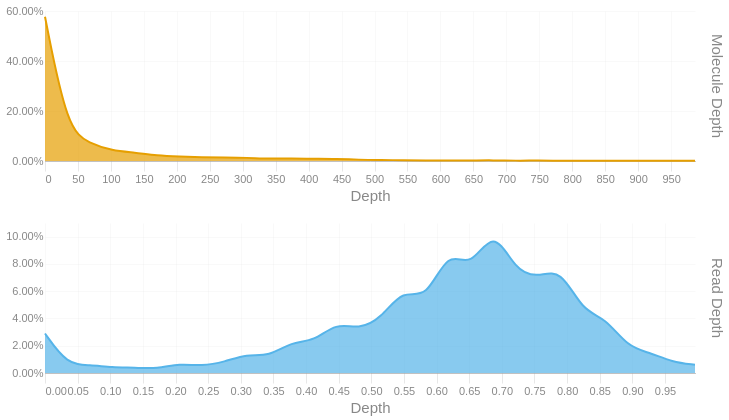

The code cell stored with this chart in its notebook:
### Code cell
readdep = depth_hist(tb['Read Depth'], q99, 3)
readdep = readdep.with_columns(pl.lit('Read Depth').alias('Metric'))
if not SKIPLR:
    moldep = depth_hist(tb['Molecule Depth'], mol_q99, 1)
    moldep = moldep.with_columns(pl.lit('Molecule Depth').alias('Metric'))
    _hist = pl.concat([readdep, moldep])
    _hist = _hist.filter(pl.col('Proportion') != 0)
    with SafeRender(_hist):
        (
            alt.Chart(_hist)        
            .mark_area(interpolate = "basis")
            .encode(
                x=alt.X('Bin:Q').scale(domainMin=0).axis(alt.Axis(title='Depth')),
                y = alt.Y('Proportion:Q', title = None).axis(format = '.2%'),
                color = alt.Color('Metric:N').legend(None),
                row = alt.Row("Metric:N").header(title = None, labelOrient = 'right'),
                tooltip = [
                    alt.Tooltip("Metric:N", title = "Metric"),
                    alt.Tooltip('Interval:N', title = "Depth Interval"),
                    alt.Tooltip('Proportion:Q', title = "% Alignments").format('.2%')
                ]
            )
            .resolve_scale(x='independent', y='independent')
            .properties(
                height = 150, width = 650,
                usermeta={'embedOptions': {'downloadFileName': f'{samplename}.depth.hist'}}
            )
        ).display()
else:
    readdep = readdep.filter(pl.col('Proportion') != 0)
    with SafeRender(readdep):
        (
            alt.Chart(readdep)        
            .mark_area(interpolate = "basis")
            .encode(
                x=alt.X('Bin:Q').scale(domainMin=0).axis(alt.Axis(title='Depth')),
                y = alt.Y('Proportion:Q', title = None).axis(format = '.2%'),
                tooltip = [
                    alt.Tooltip('Interval:N', title = "Depth Interval"),
                    alt.Tooltip('Proportion:Q', title = "% Alignments").format('.2%')
                ]
            )
            .properties(
                usermeta={'embedOptions': {'downloadFileName': f'{samplename}.depth.hist'}}
            )
        ).display()

### Figure 1 — Vega-Lite specification as saved in the notebook (floating-point values rounded to 4 significant figures)
{"width": 650, "height": 150, "config": {"title": {"anchor": "start", "dy": -15, "fontSize": 18, "color": "#888888", "subtitleColor": "#888888", "subtitleFontSize": 14}, "arc": {"fill": "#0072B2"}, "axis": {"domainColor": "#888888", "domainWidth": 0.5, "gridWidth": 0.2, "grid": false, "titleFontWeight": 400, "titleFontSize": 15, "labelFontSize": 11, "labelColor": "#888888", "tickColor": "#888888", "tickWidth": 0.2, "titleColor": "#888888"}, "axisBand": {"grid": false}, "axisX": {"grid": true, "tickSize": 10, "domainCap": "round"}, "axisY": {"domain": false, "grid": true, "tickSize": 0, "domainCap": "round"}, "background": "transparent", "header": {"labelFontSize": 15, "labelColor": "#888888", "titleFontSize": 15, "titleFontWeight": 600, "titleColor": "#888888"}, "legend": {"labelFont": "sans-serif", "labelFontSize": 12, "labelColor": "#888888", "symbolSize": 100, "symbolType": "circle", "titleFontSize": 12, "titlePadding": 10, "titleColor": "#888888", "title": null}, "range": {"category": ["#E69F00", "#56B4E9", "#009E73", "#F0E442", "#0072B2", "#D55E00", "#CC79A7", "#000000"], "diverging": ["#cfe8f3", "#a2d4ec", "#73bfe2", "#46abdb", "#1696d2", "#12719e"]}, "area": {"fill": "#0072B2", "fillOpacity": 0.7, "line": true, "strokeOpacity": 0.7}, "line": {"color": "#0072B2", "stroke": "#0072B2", "strokeWidth": 2}, "trail": {"color": "#0072B2", "stroke": "#0072B2", "strokeWidth": 0, "size": 1}, "point": {"filled": true, "fillOpacity": 1.0, "size": 95}, "text": {"color": "#888888", "fontSize": 11, "align": "right", "fontWeight": 400, "size": 11}, "bar": {"fill": "#0072B2", "stroke": null}, "view": {"stroke": null, "continuousWidth": 660, "continuousHeight": 400}}, "data": {"name": "data-558e462f976d7dc2d3737f8139a737a3"}, "mark": {"type": "area", "interpolate": "basis"}, "encoding": {"color": {"field": "Metric", "legend": null, "type": "nominal"}, "row": {"field": "Metric", "header": {"title": null, "labelOrient": "right"}, "type": "nominal"}, "tooltip": [{"field": "Metric", "title": "Metric", "type": "nominal"}, {"field": "Interval", "title": "Depth Interval", "type": "nominal"}, {"field": "Proportion", "format": ".2%", "title": "% Alignments", "type": "quantitative"}], "x": {"axis": {"title": "Depth"}, "field": "Bin", "scale": {"domainMin": 0}, "type": "quantitative"}, "y": {"axis": {"format": ".2%"}, "field": "Proportion", "title": null, "type": "quantitative"}}, "resolve": {"scale": {"x": "independent", "y": "independent"}}, "usermeta": {"embedOptions": {"downloadFileName": "S6_Altamaha_3967.depth.hist"}}, "$schema": "https://vega.github.io/schema/vega-lite/v6.1.0.json", "datasets": {"data-558e462f976d7dc2d3737f8139a737a3": [{"Bin": 0.0, "Interval": "0.0-0.034", "Proportion": 0.029, "Metric": "Read Depth"}, {"Bin": 0.034, "Interval": "0.034-0.069", "Proportion": 0.006, "Metric": "Read Depth"}, {"Bin": 0.069, "Interval": "0.069-0.103", "Proportion": 0.006, "Metric": "Read Depth"}, {"Bin": 0.103, "Interval": "0.103-0.137", "Proportion": 0.004, "Metric": "Read Depth"}, {"Bin": 0.137, "Interval": "0.137-0.172", "Proportion": 0.004, "Metric": "Read Depth"}, {"Bin": 0.172, "Interval": "0.172-0.206", "Proportion": 0.003, "Metric": "Read Depth"}, {"Bin": 0.206, "Interval": "0.206-0.24", "Proportion": 0.007, "Metric": "Read Depth"}, {"Bin": 0.24, "Interval": "0.24-0.275", "Proportion": 0.005, "Metric": "Read Depth"}, {"Bin": 0.275, "Interval": "0.275-0.309", "Proportion": 0.008, "Metric": "Read Depth"}, {"Bin": 0.309, "Interval": "0.309-0.343", "Proportion": 0.014, "Metric": "Read Depth"}, {"Bin": 0.343, "Interval": "0.343-0.378", "Proportion": 0.012, "Metric": "Read Depth"}, {"Bin": 0.378, "Interval": "0.378-0.412", "Proportion": 0.023, "Metric": "Read Depth"}, {"Bin": 0.412, "Interval": "0.412-0.446", "Proportion": 0.023, "Metric": "Read Depth"}, {"Bin": 0.446, "Interval": "0.446-0.481", "Proportion": 0.037, "Metric": "Read Depth"}, {"Bin": 0.481, "Interval": "0.481-0.515", "Proportion": 0.032, "Metric": "Read Depth"}, {"Bin": 0.515, "Interval": "0.515-0.549", "Proportion": 0.04, "Metric": "Read Depth"}, {"Bin": 0.549, "Interval": "0.549-0.584", "Proportion": 0.062, "Metric": "Read Depth"}, {"Bin": 0.584, "Interval": "0.584-0.618", "Proportion": 0.053, "Metric": "Read Depth"}, {"Bin": 0.618, "Interval": "0.618-0.652", "Proportion": 0.091, "Metric": "Read Depth"}, {"Bin": 0.652, "Interval": "0.652-0.687", "Proportion": 0.076, "Metric": "Read Depth"}, {"Bin": 0.687, "Interval": "0.687-0.721", "Proportion": 0.107, "Metric": "Read Depth"}, {"Bin": 0.721, "Interval": "0.721-0.755", "Proportion": 0.075, "Metric": "Read Depth"}, {"Bin": 0.755, "Interval": "0.755-0.79", "Proportion": 0.07, "Metric": "Read Depth"}, {"Bin": 0.79, "Interval": "0.79-0.824", "Proportion": 0.077, "Metric": "Read Depth"}, {"Bin": 0.824, "Interval": "0.824-0.858", "Proportion": 0.045, "Metric": "Read Depth"}, {"Bin": 0.858, "Interval": "0.858-0.893", "Proportion": 0.041, "Metric": "Read Depth"}, {"Bin": 0.893, "Interval": "0.893-0.927", "Proportion": 0.019, "Metric": "Read Depth"}, {"Bin": 0.927, "Interval": "0.927-0.961", "Proportion": 0.015, "Metric": "Read Depth"}, {"Bin": 0.961, "Interval": "0.961-0.996", "Proportion": 0.008, "Metric": "Read Depth"}, {"Bin": 0.996, "Interval": "0.996-1.03", "Proportion": 0.006, "Metric": "Read Depth"}, {"Bin": 0.0, "Interval": "0.0-34.0", "Proportion": 0.577, "Metric": "Molecule Depth"}, {"Bin": 34.0, "Interval": "34.0-68.0", "Proportion": 0.124, "Metric": "Molecule Depth"}, {"Bin": 68.0, "Interval": "68.0-102.0", "Proportion": 0.071, "Metric": "Molecule Depth"}, {"Bin": 102.0, "Interval": "102.0-136.0", "Proportion": 0.041, "Metric": "Molecule Depth"}, {"Bin": 136.0, "Interval": "136.0-170.0", "Proportion": 0.034, "Metric": "Molecule Depth"}, {"Bin": 170.0, "Interval": "170.0-204.1", "Proportion": 0.022, "Metric": "Molecule Depth"}, {"Bin": 204.1, "Interval": "204.1-238.1", "Proportion": 0.018, "Metric": "Molecule Depth"}, {"Bin": 238.1, "Interval": "238.1-272.1", "Proportion": 0.015, "Metric": "Molecule Depth"}, {"Bin": 272.1, "Interval": "272.1-306.1", "Proportion": 0.014, "Metric": "Molecule Depth"}, {"Bin": 306.1, "Interval": "306.1-340.1", "Proportion": 0.013, "Metric": "Molecule Depth"}, {"Bin": 340.1, "Interval": "340.1-374.1", "Proportion": 0.009, "Metric": "Molecule Depth"}, {"Bin": 374.1, "Interval": "374.1-408.1", "Proportion": 0.01, "Metric": "Molecule Depth"}, {"Bin": 408.1, "Interval": "408.1-442.1", "Proportion": 0.009, "Metric": "Molecule Depth"}, {"Bin": 442.1, "Interval": "442.1-476.1", "Proportion": 0.009, "Metric": "Molecule Depth"}, {"Bin": 476.1, "Interval": "476.1-510.1", "Proportion": 0.005, "Metric": "Molecule Depth"}, {"Bin": 510.1, "Interval": "510.1-544.1", "Proportion": 0.004, "Metric": "Molecule Depth"}, {"Bin": 544.1, "Interval": "544.1-578.1", "Proportion": 0.003, "Metric": "Molecule Depth"}, {"Bin": 578.1, "Interval": "578.1-612.2", "Proportion": 0.002, "Metric": "Molecule Depth"}, {"Bin": 612.2, "Interval": "612.2-646.2", "Proportion": 0.002, "Metric": "Molecule Depth"}, {"Bin": 646.2, "Interval": "646.2-680.2", "Proportion": 0.002, "Metric": "Molecule Depth"}, {"Bin": 680.2, "Interval": "680.2-714.2", "Proportion": 0.003, "Metric": "Molecule Depth"}, {"Bin": 714.2, "Interval": "714.2-748.2", "Proportion": 0.001, "Metric": "Molecule Depth"}, {"Bin": 748.2, "Interval": "748.2-782.2", "Proportion": 0.002, "Metric": "Molecule Depth"}, {"Bin": 782.2, "Interval": "782.2-816.2", "Proportion": 0.001, "Metric": "Molecule Depth"}, {"Bin": 816.2, "Interval": "816.2-850.2", "Proportion": 0.001, "Metric": "Molecule Depth"}, {"Bin": 850.2, "Interval": "850.2-884.2", "Proportion": 0.001, "Metric": "Molecule Depth"}, {"Bin": 884.2, "Interval": "884.2-918.2", "Proportion": 0.001, "Metric": "Molecule Depth"}, {"Bin": 918.2, "Interval": "918.2-952.2", "Proportion": 0.001, "Metric": "Molecule Depth"}, {"Bin": 952.2, "Interval": "952.2-986.3", "Proportion": 0.001, "Metric": "Molecule Depth"}, {"Bin": 986.3, "Interval": "986.3-1020.26", "Proportion": 0.001, "Metric": "Molecule Depth"}]}}
